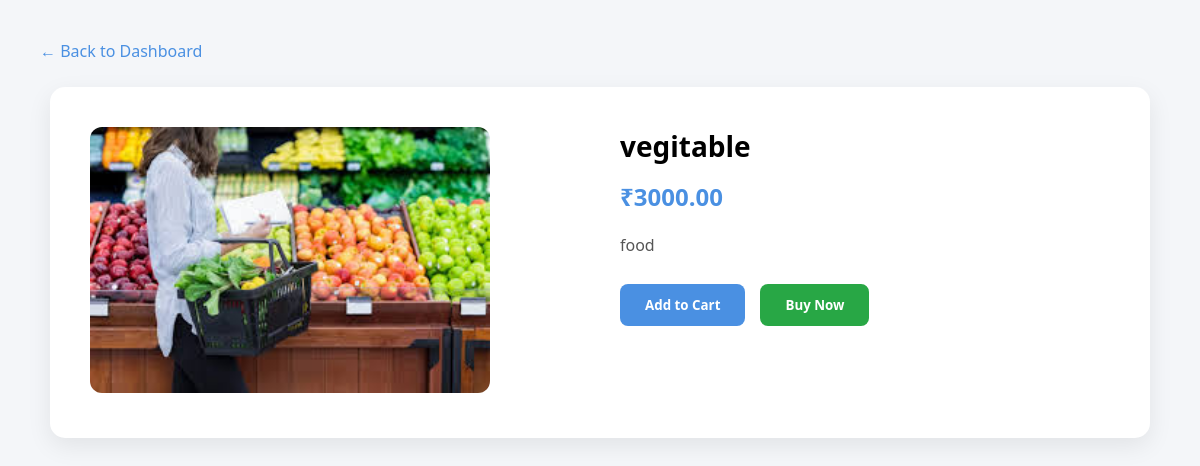
Screenshot of /product/4/ with the database file from the repository.
### category/models.py (models this page shows, shortened)
class Product(models.Model):
    category = models.ForeignKey(Category, on_delete=models.CASCADE)
    subcategory = models.ForeignKey(SubCategory, on_delete=models.CASCADE)
    name = models.CharField(max_length=200)
    description = models.TextField()
    price = models.DecimalField(max_digits=10, decimal_places=2)
    image = models.ImageField(upload_to='products/')

### category/views.py (the view)
# urls.py: path('product/<int:id>/', views.product_detail, name='product_detail'),
def product_detail(request, id):
    product = Product.objects.get(id=id)
    recent = request.session.get('recently_viewed', [])
    if id in recent:
        recent.remove(id)
    recent.insert(0, id)
    recent = recent[:5]
    request.session['recently_viewed'] = recent
    return render(request, "product_detail.html", {
        "product": product
    })

### category/templates/product_detail.html (shortened to what this page needs)
<!DOCTYPE html>
<html>
<head>
</head>
<body>
<a href="{% url 'dashboard' %}" class="back-link">← Back to Dashboard</a>
<div class="container">
    <div class="product-image">
        <img src="{{ product.image.url }}" alt="{{ product.name }}">
    </div>
    <div class="product-info">
        <h1>{{ product.name }}</h1>
        <div class="price">₹{{ product.price }}</div>
        <div class="description">
            {{ product.description }}
        </div>
        <div class="buttons">
            <button class="btn btn-cart">Add to Cart</button>
            <button class="btn btn-buy">Buy Now</button>
        </div>
    </div>
</div>
</body>
</html>

### category/templates/product_detail.html (style rules this page uses)
* { margin:0; padding:0; box-sizing:border-box; font-family:Segoe UI; }
body { background:#f4f6f9; padding:40px; }
.container { max-width:1100px; margin:auto; background:white; padding:40px; border-radius:15px; box-shadow:0 8px 25px rgba(0,0,0,0.08); display:flex; gap:40px; flex-wrap:wrap; }
.product-image { flex:1; min-width:300px; }
.product-image img { width:100%; max-width:400px; border-radius:12px; transition:0.3s; }
.product-info { flex:1; min-width:300px; }
.product-info h1 { margin-bottom:15px; font-size:28px; }
.price { font-size:24px; color:#4a90e2; font-weight:bold; margin:15px 0; }
.description { margin:20px 0; line-height:1.6; color:#555; }
.buttons { margin-top:25px; display:flex; gap:15px; }
.btn { padding:12px 25px; border:none; border-radius:8px; cursor:pointer; font-weight:600; transition:0.3s; }
.btn-cart { background:#4a90e2; color:white; }
.btn-buy { background:#28a745; color:white; }
.back-link { display:inline-block; margin-bottom:25px; color:#4a90e2; text-decoration:none; font-weight:500; }

### rows the page displays
Product: image (picture), name "vegitable", price "3000.00", description "food"
